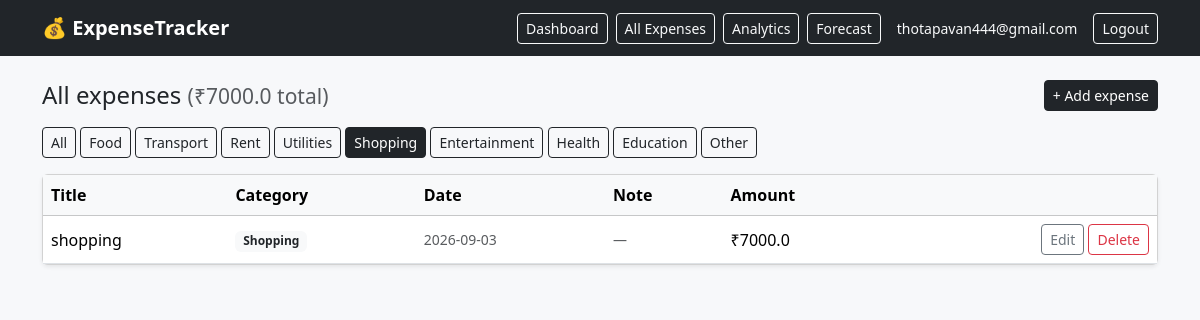
Screenshot of /expenses?category=Shopping (signed in) with the database file from the repository.
### models.py (models this page shows, shortened)
class User(UserMixin, db.Model):
    id = db.Column(db.Integer, primary_key=True)
    email = db.Column(db.String(120), unique=True, nullable=False)
    password_hash = db.Column(db.String(200), nullable=False)
    monthly_budget = db.Column(db.Float, default=0.0)
    expenses = db.relationship("Expense", backref="owner", lazy=True, cascade="all, delete-orphan")

class Expense(db.Model):
    id = db.Column(db.Integer, primary_key=True)
    user_id = db.Column(db.Integer, db.ForeignKey("user.id"), nullable=False)
    title = db.Column(db.String(120), nullable=False)
    amount = db.Column(db.Float, nullable=False)
    category = db.Column(db.String(50), default="Other")
    note = db.Column(db.String(255), default="")
    expense_date = db.Column(db.Date, default=date.today)
    created_at = db.Column(db.Date, default=date.today)

### app.py (the view)
    @app.route("/expenses")
    @login_required
    def list_expenses():
        category_filter = request.args.get("category", "")
        query = Expense.query.filter_by(user_id=current_user.id)
        if category_filter:
            query = query.filter_by(category=category_filter)
        expenses = query.order_by(Expense.expense_date.desc(), Expense.id.desc()).all()
        total = round(sum(e.amount for e in expenses), 2)
        return render_template(
            "expenses.html", expenses=expenses, total=total,
            categories=CATEGORIES, active_category=category_filter
        )

### templates/expenses.html (shortened to what this page needs)
{% extends "base.html" %}
{% block content %}
<div class="d-flex justify-content-between align-items-center mb-3">
  <h4 class="mb-0">All expenses <span class="text-muted small">(₹{{ total }} total)</span></h4>
  <a href="{{ url_for('add_expense') }}" class="btn btn-dark btn-sm">+ Add expense</a>
</div>
<div class="mb-3">
  <a href="{{ url_for('list_expenses') }}" class="btn btn-sm {{ 'btn-dark' if not active_category else 'btn-outline-dark' }}">All</a>
  {% for c in categories %}
    <a href="{{ url_for('list_expenses', category=c) }}"
       class="btn btn-sm {{ 'btn-dark' if active_category == c else 'btn-outline-dark' }}">{{ c }}</a>
  {% endfor %}
</div>
<div class="card shadow-sm">
  <div class="table-responsive">
    <table class="table table-hover align-middle mb-0">
      <thead class="table-light">
        <tr><th>Title</th><th>Category</th><th>Date</th><th>Note</th><th>Amount</th><th></th></tr>
      </thead>
      <tbody>
        {% for e in expenses %}
        <tr>
          <td>{{ e.title }}</td>
          <td><span class="badge bg-light text-dark">{{ e.category }}</span></td>
          <td class="small text-muted">{{ e.expense_date }}</td>
          <td class="small text-muted">{{ e.note or '—' }}</td>
          <td>₹{{ e.amount }}</td>
          <td class="text-end">
            <a href="{{ url_for('edit_expense', expense_id=e.id) }}" class="btn btn-sm btn-outline-secondary">Edit</a>
            <form method="POST" action="{{ url_for('delete_expense', expense_id=e.id) }}" class="d-inline"
                  onsubmit="return confirm('Delete {{ e.title }}?');">
              <button class="btn btn-sm btn-outline-danger">Delete</button>
            </form>
          </td>
        </tr>
        {% else %}
        <tr><td colspan="6" class="text-center text-muted py-4">No expenses found.</td></tr>
        {% endfor %}
      </tbody>
    </table>
  </div>
</div>
{% endblock %}

### templates/base.html (shortened to what this page needs)
<!doctype html>
<html lang="en">
<head>
  <link href="{{ url_for('static', filename='css/bootstrap.min.css') }}" rel="stylesheet">
</head>
<body>
  <nav class="navbar navbar-expand-lg navbar-dark bg-dark mb-4">
    <div class="container">
      <a class="navbar-brand" href="{{ url_for('index') }}">💰 ExpenseTracker</a>
      {% if current_user.is_authenticated %}
        <div class="d-flex align-items-center">
          <a href="{{ url_for('dashboard') }}" class="btn btn-sm btn-outline-light me-2">Dashboard</a>
          <a href="{{ url_for('list_expenses') }}" class="btn btn-sm btn-outline-light me-2">All Expenses</a>
          <a href="{{ url_for('analytics') }}" class="btn btn-sm btn-outline-light me-2">Analytics</a>
          <a href="{{ url_for('forecast') }}" class="btn btn-sm btn-outline-light me-3">Forecast</a>
          <span class="text-light me-3 small">{{ current_user.email }}</span>
          <a href="{{ url_for('logout') }}" class="btn btn-outline-light btn-sm">Logout</a>
        </div>
      {% endif %}
    </div>
  </nav>
  <div class="container">
    {% block content %}{% endblock %}
  </div>
</body>
</html>

### templates/base.html (style rules this page uses)
body { background: #f7f8fa; }
.navbar-brand { font-weight: 600; }

### rows the page displays
User: email "thotapavan444@gmail.com"
Expense: title "shopping", category "Shopping", expense_date "2026-09-03", note "—", amount "7000.0"

### other values shown
{{ total }} "7000.0"
{{ c }} "Food" "Transport" "Rent" "Utilities" "Shopping" "Entertainment" "Health" "Education" "Other"
